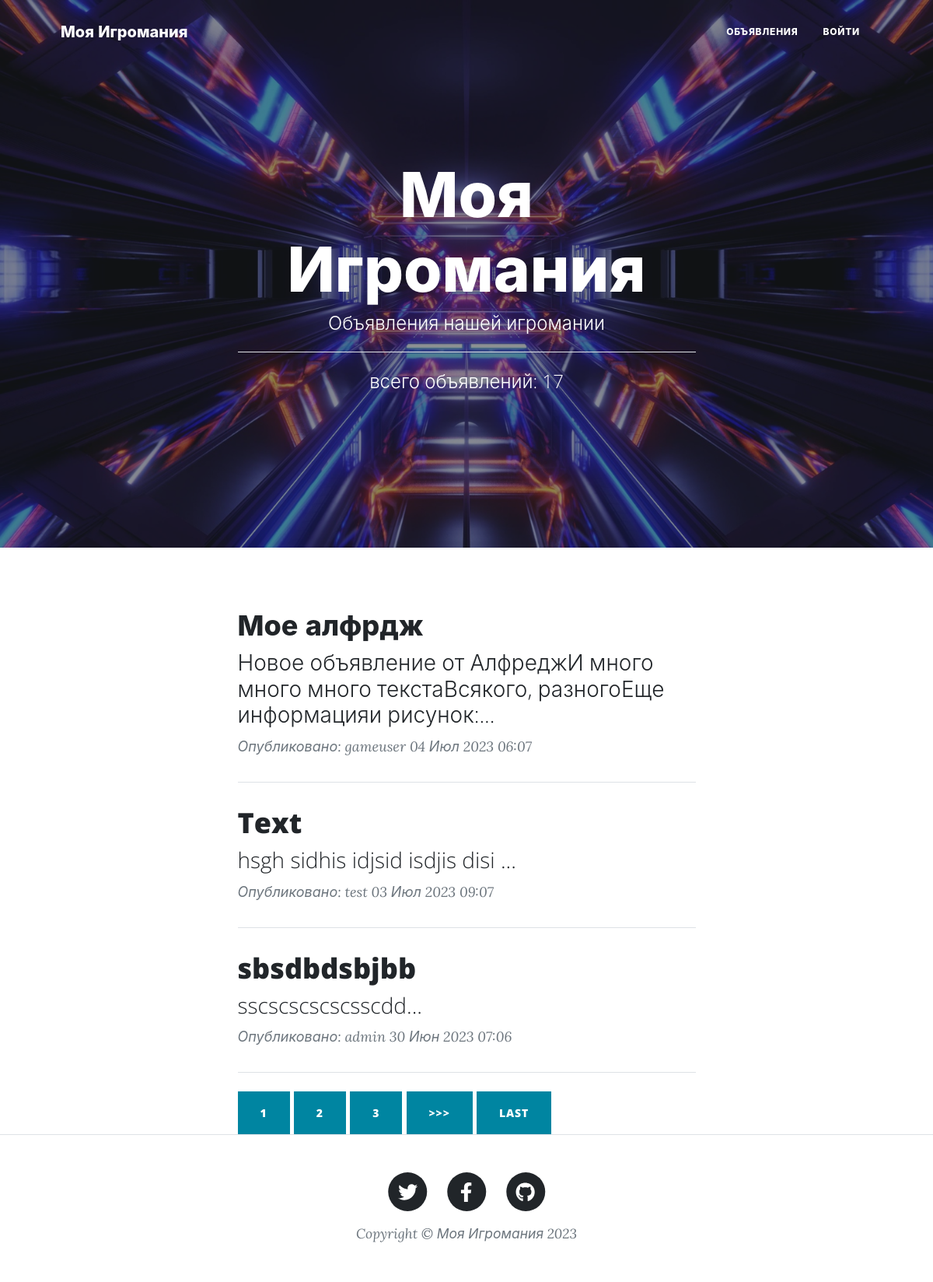
The app's page /advertisements/ with its own data.
### advertisements/models.py (models this page shows, shortened)
class Advert(models.Model):
    author = models.ForeignKey(User, on_delete=models.CASCADE)
    dateTimeCreate=models.DateTimeField(auto_now_add=True)
    title = models.CharField(max_length=250)
    text = models.TextField()
    tanks='TN'
    hills='HL'
    dd='DD'
    trader='TR'
    gildmaster='GM'
    questgiver='QG'
    farrier='FR'
    skinner='SK'
    potion='PT'
    spell_masters='SM'
    CATEGORY=[
        (tanks, 'Танки'),
        (hills,'Хилы'),
        (dd,'ДД'),
        (trader,'Торговцы'),
        (gildmaster,'Гилдмастеры'),
        (questgiver,'Квестгиверы'),
        (farrier,'Кузнецы'),
        (skinner,'Кожевники'),
        (potion,'Зельевары'),
        (spell_masters,'Мастера заклинаний'),
    ]
    category=models.CharField(max_length=2, choices=CATEGORY, default=trader)
    def preview(self):
        soup = BeautifulSoup (self.text, 'html.parser')
        for img in soup.findAll("img"):
            a=img.decompose()
        return soup.get_text()[0:123] + '...'

### advertisements/views.py (the view)
# urls.py: path('', AdvertList.as_view()), # т.к. сам по себе это класс, то нам надо представить этот класс в виде view. Для этого вызываем метод as_view
class AdvertList(ListView):
    model = Advert  # указываем модель, объекты которой мы будем выводить
    template_name = 'adverts.html'  # указываем имя шаблона, в котором будет лежать HTML, в нём будут все инструкции о том, как именно пользователю должны вывестись наши объекты
    context_object_name = 'adverts'  # это имя списка, в котором будут лежать все объекты, его надо указать, чтобы обратиться к самому списку объектов через HTML-шаблон
    queryset = Advert.objects.order_by('-id') # это если без формы поиска
    paginate_by = 3 # поставим постраничный вывод в 10 элементов

### templates/adverts.html (shortened to what this page needs)
{% extends 'default.html' %}
{% block page_heading %}
Моя Игромания
{% endblock page_heading %}
{% block page_subheading %}
Объявления нашей игромании
<hr class="my-4" />
    {% if  adverts %}
        {% if is_paginated %}
        всего объявлений: {{ page_obj.paginator.count }}
        {% else %}
        всего объявлений: {{ adverts|length }}
        {% endif %}
    {% endif %}
{% endblock page_subheading %}
{% block page_level %}
site-heading
{% endblock page_level %}
{% block content %}
    {% if  adverts %}
        {% for advert in adverts %}
        <div class="post-preview">
            <a href="/advertisements/{{ advert.id }}">
                <h2 class="post-title">{{ advert.title }}</h2>
                <h3 class="post-subtitle">{{ advert.preview|safe }}</h3>
            </a>
            <p class="post-meta">
                Опубликовано: {{ advert.author }} {{ advert.dateTimeCreate|date:'d M Y h:m' }}
            </p>
        </div>
        <hr class="my-4" />
        {% endfor %}
        {% if is_paginated %}
            {% for num in page_obj.paginator.page_range %}
                {% if page_obj.number == num %}
                    <a class="btn btn-primary text-uppercase">{{ num }}</a>
                {% elif num > page_obj.number|add:'-3' and num < page_obj.number|add:'3' %}
                    <a class="btn btn-primary text-uppercase" href="?page={{ num }}">{{ num }}</a>
                {% endif %}
            {% endfor %}
            {% if page_obj.has_next %}
                <a class="btn btn-primary text-uppercase" href="?page={{ page_obj.next_page_number }}">>>></a>
                <a class="btn btn-primary text-uppercase" href="?page={{ page_obj.paginator.num_pages }}">Last</a>
            {% endif %}
        {% endif %}
    {% else %}
        <h2>Объявлений нет!</h2>
    {% endif %}
{% endblock content %}

### records on screen
Advert: title "Мое алфрдж", preview "Новое объявление от АлфреджИ много много много текстаВсякого, разногоЕще информацияи рисунок:...", author "gameuser", dateTimeCreate "04 Июл 2023 06:07"
Advert: title "Text", preview "hsgh sidhis idjsid isdjis disi ...", author "test", dateTimeCreate "03 Июл 2023 09:07"
Advert: title "sbsdbdsbjbb", preview "sscscscscscsscdd...", author "admin", dateTimeCreate "30 Июн 2023 07:06"

### other values on screen
{{ page_obj.paginator.count }} "17"
{{ num }} "1"
{{ num }} "2" "3"
